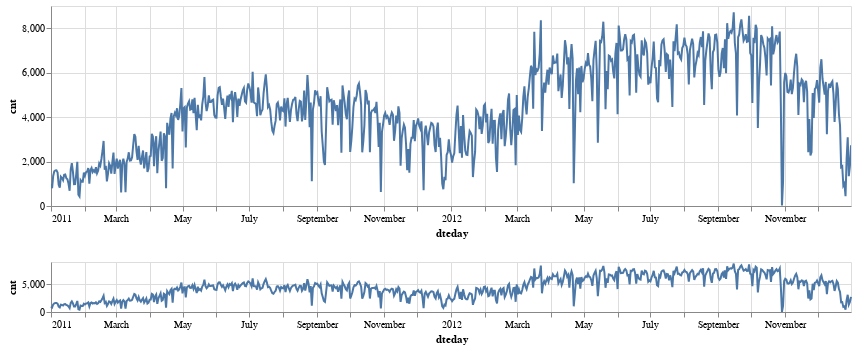

Here is the notebook cell this chart was saved with:
### Code cell
detail & overview

### Figure 1 — Vega-Lite specification as saved in the notebook (floating-point values rounded to 4 significant figures; data arrays with more than 128 entries replaced by an {"elided": "..."} marker saying what was removed)
{"config": {"view": {"continuousWidth": 400, "continuousHeight": 300}}, "vconcat": [{"mark": "line", "encoding": {"x": {"type": "temporal", "field": "dteday", "scale": {"domain": {"selection": "selector001"}}}, "y": {"type": "quantitative", "field": "cnt"}}, "height": 200, "width": 800}, {"mark": "line", "encoding": {"x": {"type": "temporal", "field": "dteday"}, "y": {"type": "quantitative", "field": "cnt"}}, "height": 50, "selection": {"selector001": {"type": "interval", "encodings": ["x"]}}, "width": 800}], "data": {"name": "data-482b3e6eab06b11740996944fffeacfc"}, "$schema": "https://vega.github.io/schema/vega-lite/v4.8.1.json", "datasets": {"data-482b3e6eab06b11740996944fffeacfc": {"elided": "731 records"}}}
